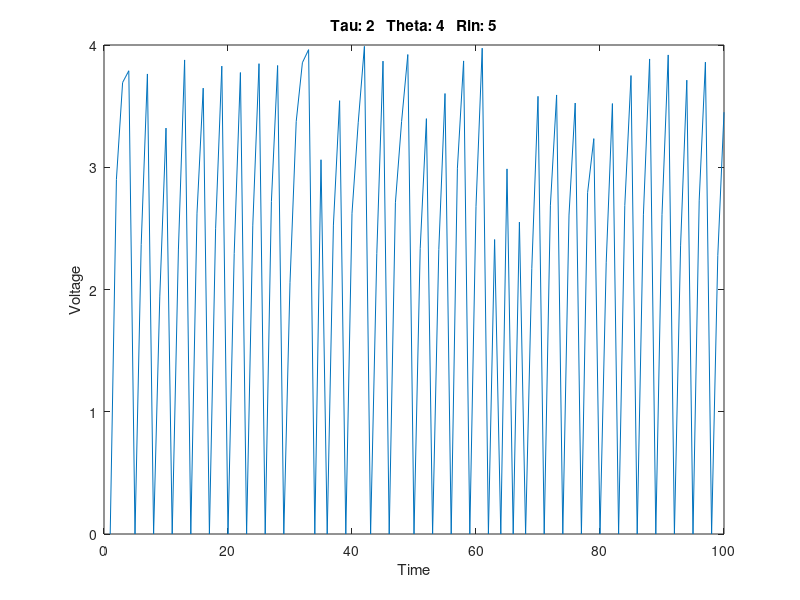

This chart was generated by the following MATLAB code: (Note: this script raises an error after producing the figure.)
for i = 1:3
    nstep = 100; %Number of timesteps to over
    Inoise = 0.1;
    IO = 1+Inoise*randn(1,nstep);%Input current in nA
    dt = 1;
    tau = [2 5 10];
    theta = 4; %threshold in mV 
    v = zeros(1, nstep);
    Rin = 5; %Input resistance in MOhm
    tspike = [];
    isi_result = [];
    t = (1:nstep)*dt;
    for n=2:nstep
        v(n) = v(n-1) + dt*(-v(n-1)/tau(i) + Rin*IO(n)/tau(i));
        if (v(n) > theta)
            v(n)=0;
            tspike = [tspike t(n)];
            
        end
    end
    figure(i);
    plot(t,v);
    xlabel('Time');ylabel('Voltage');
    title(['Tau: ', num2str(tau(i)), '   Theta: ', num2str(theta), '   Rin: ', num2str(Rin)]);
    figure(i+3);
    hist(isi(tspike), 1:100); xlabel('ISI/ms'); ylabel('Counts');
    title(['Tau: ', num2str(tau(i)), '   Theta: ', num2str(theta), '   Rin: ', num2str(Rin)]);
    hold on;
end
